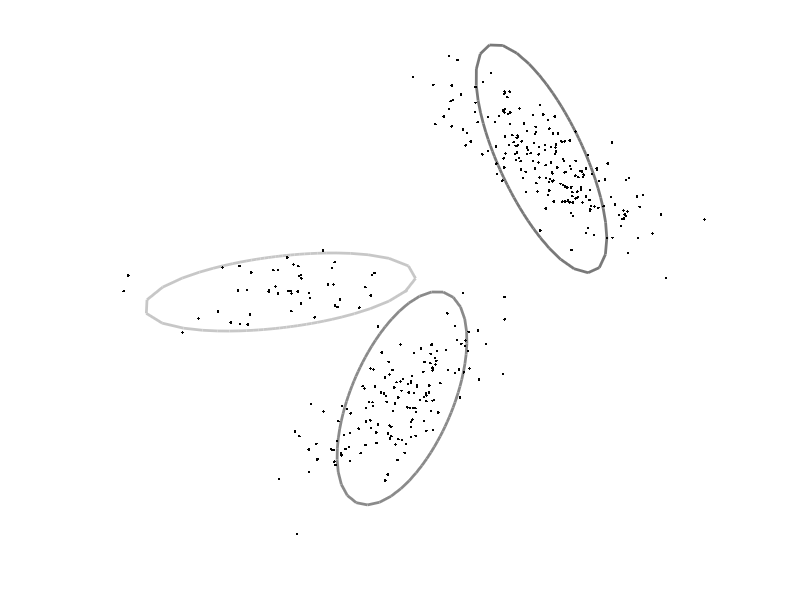
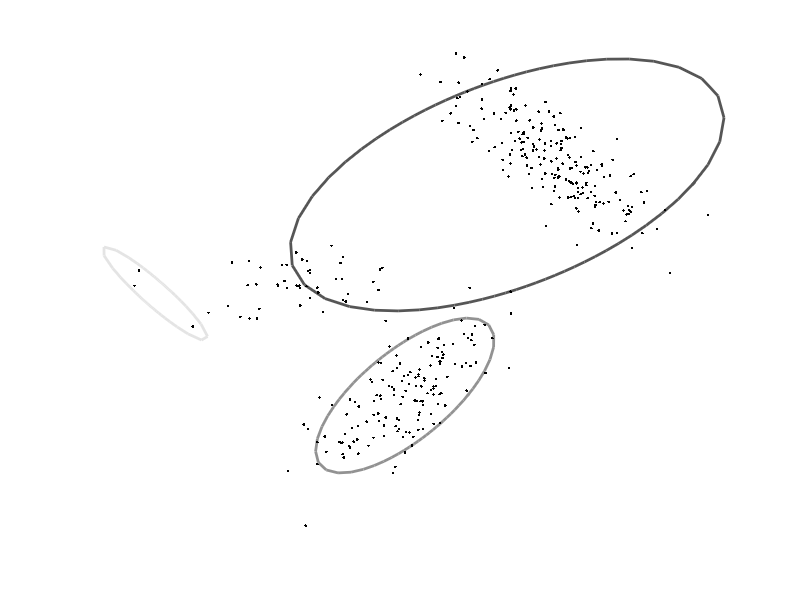

The MATLAB script that drew these images, in order:
function r=practicalMixGaussC

%The goal of this practical is to generate some data from an n-Dimensional
%mixtures of Gaussians model, and subsequently to fit an
%n-dimensional mixtures of Gaussians model to it to recover the original
%parameters

%You should use this template for your code and fill in the missing 
%sections marked "TO DO"

%close all open plots
close all;
clear;
clc;

%define true parameters for mixture of k Gaussians
%we will represent the mixtures of Gaussians as a Matlab structure
%in d dimenisions, the mean field
%will be a dxk matrix and the cov field will be a dxdxk matrix.
%matrix:2x3 cov:2x2x3
mixGaussTrue.k = 3;
mixGaussTrue.d = 2;
mixGaussTrue.weight = [0.1309 0.3966 0.4725];
mixGaussTrue.mean(:,1) = [ 4.0491 ; 4.8597];
mixGaussTrue.mean(:,2) = [ 7.7578 ; 1.6335];
mixGaussTrue.mean(:,3) = [11.9945 ; 8.9206];
mixGaussTrue.cov(:,:,1) = [  4.2534    0.4791;  0.4791    0.3522];
mixGaussTrue.cov(:,:,2) = [  0.9729    0.8723;  0.8723    2.6317];
mixGaussTrue.cov(:,:,3) = [  0.9886   -1.2244; -1.2244    3.0187];

%define number of samples to generate
nData = 400;

%generate data from the mixture of Gaussians
%TO DO - fill in this routine (below)
data = mixGaussGen(mixGaussTrue,nData);

%draw data, true Gaussians
figure;
drawEMData2d(data,mixGaussTrue);
drawnow;

%define number of components to estimate
nGaussEst = 3;

%fit mixture of Gaussians
%TO DO fill in this routine (below)
figure;
mixGaussEst = fitMixGauss(data,nGaussEst);




%==========================================================================
%==========================================================================

%the goal of this function is to generate data from a k-dimensional
%mixtures of Gaussians structure.
function data = mixGaussGen(mixGauss,nData);

%create space for output data
data = zeros(mixGauss.d,nData);
%for each data point
for (cData =1:nData)
    %randomly choose Gaussian according to probability distributions
    h = sampleFromDiscrete(mixGauss.weight);
    %draw a sample from the appropriate Gaussian distribution
    %first sample from the covariance matrix (google how to do this - it
    %will involve the Matlab command 'chol').  Then add the mean vector
    %TO DO (f)- replace this
    %data(:,cData) = randn(mixGauss.d,1);
    COV = chol(mixGauss.cov(:,:,h));    
    data(:,cData) = mixGauss.mean(:,h)+ COV * randn(mixGauss.d,1);
end;
    
%==========================================================================
%==========================================================================

function mixGaussEst = fitMixGauss(data,k);
%k = nGaussEst = 3;
[nDim nData] = size(data);

%MAIN E-M ROUTINE 
%there are nData data points, and there is a hidden variable associated
%with each.  If the hidden variable is 0 this indicates that the data was
%generated by the first Gaussian.  If the hidden variable is 1 then this
%indicates that the hidden variable was generated by the second Gaussian
%etc.

postHidden = zeros(k, nData);

%in the E-M algorithm, we calculate a complete posterior distribution over
%the (nData) hidden variables in the E-Step.  In the M-Step, we
%update the parameters of the Gaussians (mean, cov, w).  

%we will initialize the values to random values
mixGaussEst.d = nDim;
mixGaussEst.k = k;
mixGaussEst.weight = (1/k)*ones(1,k);
mixGaussEst.mean = 2*randn(nDim,k);
for (cGauss =1:k)
    mixGaussEst.cov(:,:,cGauss) = (0.5+1.5*rand(1))*eye(nDim,nDim);
end;

%calculate current likelihood
%TO DO - fill in this routine
logLike = getMixGaussLogLike(data,mixGaussEst);
fprintf('Log Likelihood Iter 0 : %4.3f\n',logLike);

nIter = 20;
for (cIter = 1:nIter)
   %Expectation step
   
   for (cData = 1:nData)
        %TO DO (g): fill in column of 'hidden' - calculate posterior probability that
        %this data point came from each of the Gaussians
        %replace this:
        thisData = data(:,cData);
        for i =1:mixGaussEst.k
            %posterior (responsibilities)
            %postHidden(:,cData) = 1/k;
            postHidden(i,cData) = mixGaussEst.weight(i)*getGaussProb(thisData,mixGaussEst.mean(:,i),mixGaussEst.cov(:,:,i));
        end
        postHidden(:,cData) =  postHidden(:,cData)/sum(postHidden(:,cData),1);
   end;
   
   %Maximization Step
   
   %for each constituent Gaussian
   for (cGauss = 1:k) 
        %TO DO (h):  Update weighting parameters mixGauss.weight based on the total
        %posterior probability associated with each Gaussian. Replace this:
        %mixGaussEst.weight(cGauss) = mixGaussEst.weight(cGauss); 
        mixGaussEst.weight(cGauss) = sum(postHidden(cGauss,:),2)/sum(sum(postHidden));
   
        %TO DO (i):  Update mean parameters mixGauss.mean by weighted average
        %where weights are given by posterior probability associated with
        %Gaussian.  Replace this:
        %mixGaussEst.mean(cGauss) = mixGaussEst.mean(cGauss);
        mixGaussEst.mean(:,cGauss) = postHidden(cGauss,:)*(data')./sum(postHidden(cGauss,:),2);
        
        %TO DO (j):  Update covarance parameter based on weighted average of
        %square distance from update mean, where weights are given by
        %posterior probability associated with Gaussian
        mixGaussEst.cov(:,:,cGauss) = zeros(size(data,1)); 
        for i =1:nData
            mixGaussEst.cov(:,:,cGauss) = mixGaussEst.cov(:,:,cGauss)+postHidden(cGauss,i)*(data(:,i)-mixGaussEst.mean(:,cGauss))*((data(:,i)-mixGaussEst.mean(:,cGauss))');
        end
        mixGaussEst.cov(:,:,cGauss) = mixGaussEst.cov(:,:,cGauss)./sum(postHidden(cGauss,:),2);
   end;
   
   %draw the new solution
   drawEMData2d(data,mixGaussEst);drawnow;

   %calculate the log likelihood
   logLike = getMixGaussLogLike(data,mixGaussEst);
   fprintf('Log Likelihood Iter %d : %4.3f\n',cIter,logLike);

end;


%==========================================================================
%==========================================================================

%the goal of this routine is to calculate the log likelihood for the whole
%data set under a mixture of Gaussians model. We calculate the log as the
%likelihood will probably be a very small number that Matlab may not be
%able to represent.
function logLike = getMixGaussLogLike(data,mixGaussEst);

%find total number of data items
nData = size(data,2);

%initialize log likelihoods
logLike = 0;

%run through each data item
for(cData = 1:nData)
    thisData = data(:,cData);    
    %TO DO - calculate likelihood of this data point under mixture of
    %Gaussians model. Replace this
    %like = 1;
    like = 0;
    for i = 1:mixGaussEst.k
        normal = getGaussProb(thisData,mixGaussEst.mean(:,i),mixGaussEst.cov(:,:,i));
        like = like+(mixGaussEst.weight(i)).*normal;
    end
    
    %add to total log like
    logLike = logLike+log(like);        
end;


%==========================================================================
%==========================================================================

%The goal fo this routine is to draw the data in histogram form and plot
%the mixtures of Gaussian model on top of it.
function r = drawEMData2d(data,mixGauss)


set(gcf,'Color',[1 1 1]);
plot(data(1,:),data(2,:),'k.');

for (cGauss = 1:mixGauss.k)
    drawGaussianOutline(mixGauss.mean(:,cGauss),mixGauss.cov(:,:,cGauss),mixGauss.weight(cGauss));
    hold on;
end;
plot(data(1,:),data(2,:),'k.');
axis square;axis equal;
axis off;
hold off;drawnow;

    


%=================================================================== 
%===================================================================

%draw 2DGaussian
function r= drawGaussianOutline(m,s,w)

hold on;
angleInc = 0.1;

c = [0.9*(1-w) 0.9*(1-w) 0.9*(1-w)];


for (cAngle = 0:angleInc:2*pi)
    angle1 = cAngle;
    angle2 = cAngle+angleInc;
    [x1 y1] = getGaussian2SD(m,s,angle1);
    [x2 y2] = getGaussian2SD(m,s,angle2);
    plot([x1 x2],[y1 y2],'k-','LineWidth',2,'Color',c);
end

%===================================================================
%===================================================================

%find position of in xy co-ordinates at 2SD out for a certain angle
function [x,y]= getGaussian2SD(m,s,angle1)

if (size(s,2)==1)
    s = diag(s);
end;

vec = [cos(angle1) sin(angle1)];
factor = 4/(vec*inv(s)*vec');

x = cos(angle1) *sqrt(factor);
y = sin(angle1) *sqrt(factor);

x = x+m(1);
y = y+m(2);

%==========================================================================
%==========================================================================

%draws a random sample from a discrete probability distribution using a
%rejection sampling method
function r = sampleFromDiscrete(probDist);

nIndex = length(probDist);
while(1)
    %choose random index
    r=ceil(rand(1)*nIndex);
    %choose random height
    randHeight = rand(1);
    %if height is less than probability value at this point in the
    %histogram then select
    if (randHeight<probDist(r))
        break;
    end;
end;
%==========================================================================
%==========================================================================

%subroutine to return gaussian probabilities
function prob = getGaussProb(x,mean,var);
x_length = length(x);
prob = 1./((2*pi)^x_length*det(var))^0.5*exp(-0.5*(x-mean)'*(var^(-1))*(x-mean));
